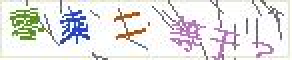
#> input picture test/大地保险/train/0*2.jpg, 146 x 30 px, found by its file name (shown 2 times larger); its folder holds only this picture in this run
$ python DeleteNoiseLine.py
#> lines starting #> are read from the running program, lines starting #| are printed output that depends on the picture
# coding:utf-8
import sys, os
from PIL import Image, ImageDraw


# 二值判断,如果确认是噪声,用改点的上面一个点的灰度进行替换
# 该函数也可以改成RGB判断的,具体看需求如何
def getPixel(image, x, y, G, N):
    L = image.getpixel((x, y))
    if L > G:
        L = True
    else:
        L = False

    nearDots = 0
    if L == (image.getpixel((x - 1, y - 1)) > G):
        nearDots += 1
    if L == (image.getpixel((x - 1, y)) > G):
        nearDots += 1
    if L == (image.getpixel((x - 1, y + 1)) > G):
        nearDots += 1
    if L == (image.getpixel((x, y - 1)) > G):
        nearDots += 1
    if L == (image.getpixel((x, y + 1)) > G):
        nearDots += 1
    if L == (image.getpixel((x + 1, y - 1)) > G):
        nearDots += 1
    if L == (image.getpixel((x + 1, y)) > G):
        nearDots += 1
    if L == (image.getpixel((x + 1, y + 1)) > G):
        nearDots += 1

    if nearDots < N:
        return image.getpixel((x, y - 1))
    else:
        return None

    # 降噪


# 根据一个点A的RGB值，与周围的8个点的RBG值比较，设定一个值N（0 <N <8），当A的RGB值与周围8个点的RGB相等数小于N时，此点为噪点
# G: Integer 图像二值化阀值
# N: Integer 降噪率 0 <N <8
# Z: Integer 降噪次数
# 输出
#  0：降噪成功
#  1：降噪失败
def clearNoise(image, G, N, Z):
    draw = ImageDraw.Draw(image)

    for i in range(0, Z):
        for x in range(1, image.size[0] - 1):
            for y in range(1, image.size[1] - 1):
                color = getPixel(image, x, y, G, N)
                if color != None:
                    draw.point((x, y), color)

                # 测试代码


def main():
    # 打开图片
    image = Image.open("/Users/diamond/PycharmProjects/bishe/test/大地保险/train/0*2.jpg")
#> image is the input picture: PIL image 146x30 RGB; mean R, G, B 227.2, 226.2, 225.5

    # 将图片转换成灰度图片
    image = image.convert("L")
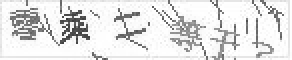
#> image: PIL image 146x30 L (shown 2 times larger); min 55, max 255, mean 226.4

    # 去噪,G = 50,N = 4,Z = 4
    clearNoise(image, 50, 4, 4)
#> the loop in clearNoise, `for i in range(0, Z):` made 4 passes

    # 保存图片
    image.save("result.jpg")


if __name__ == '__main__':
    main()
